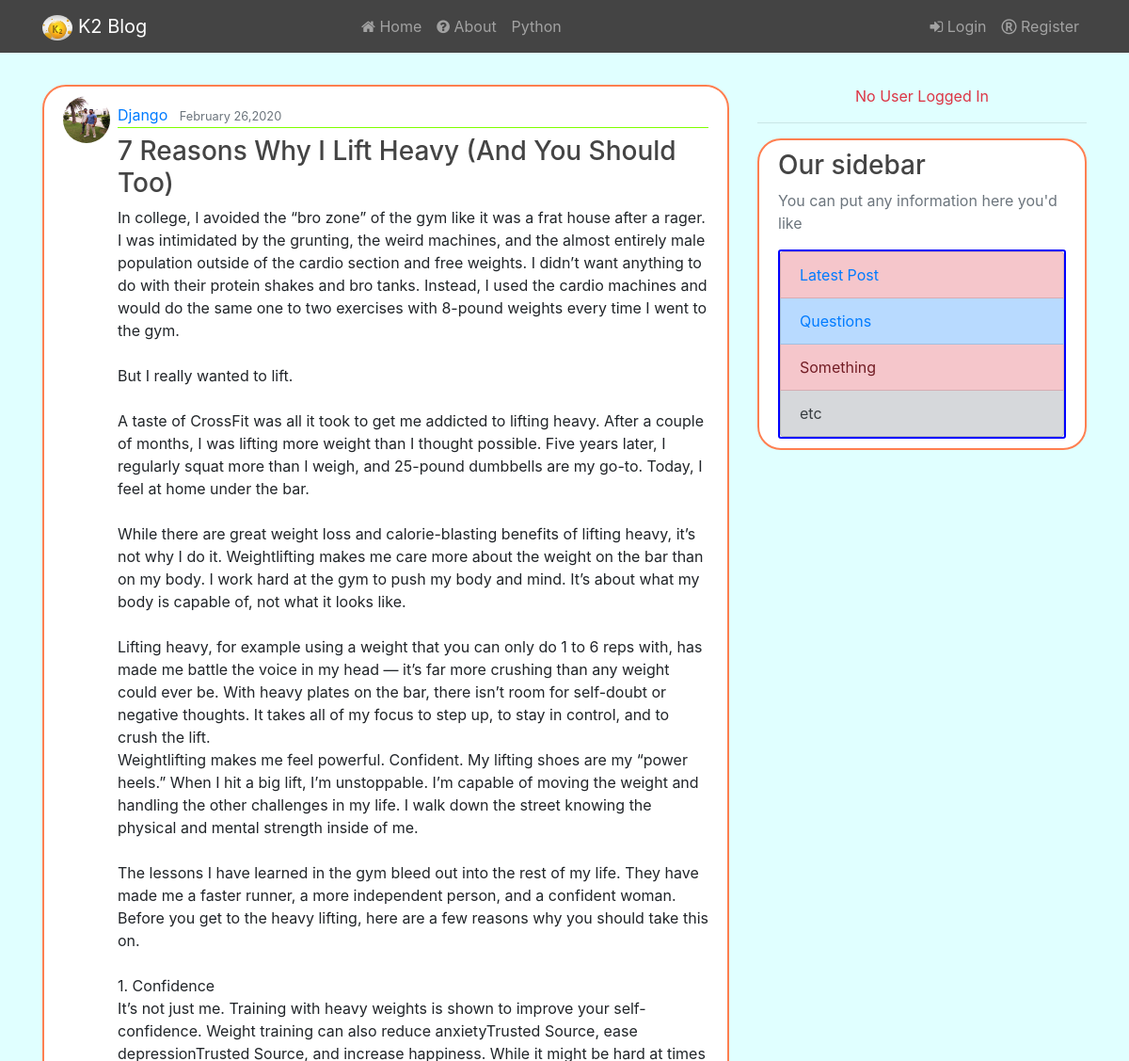
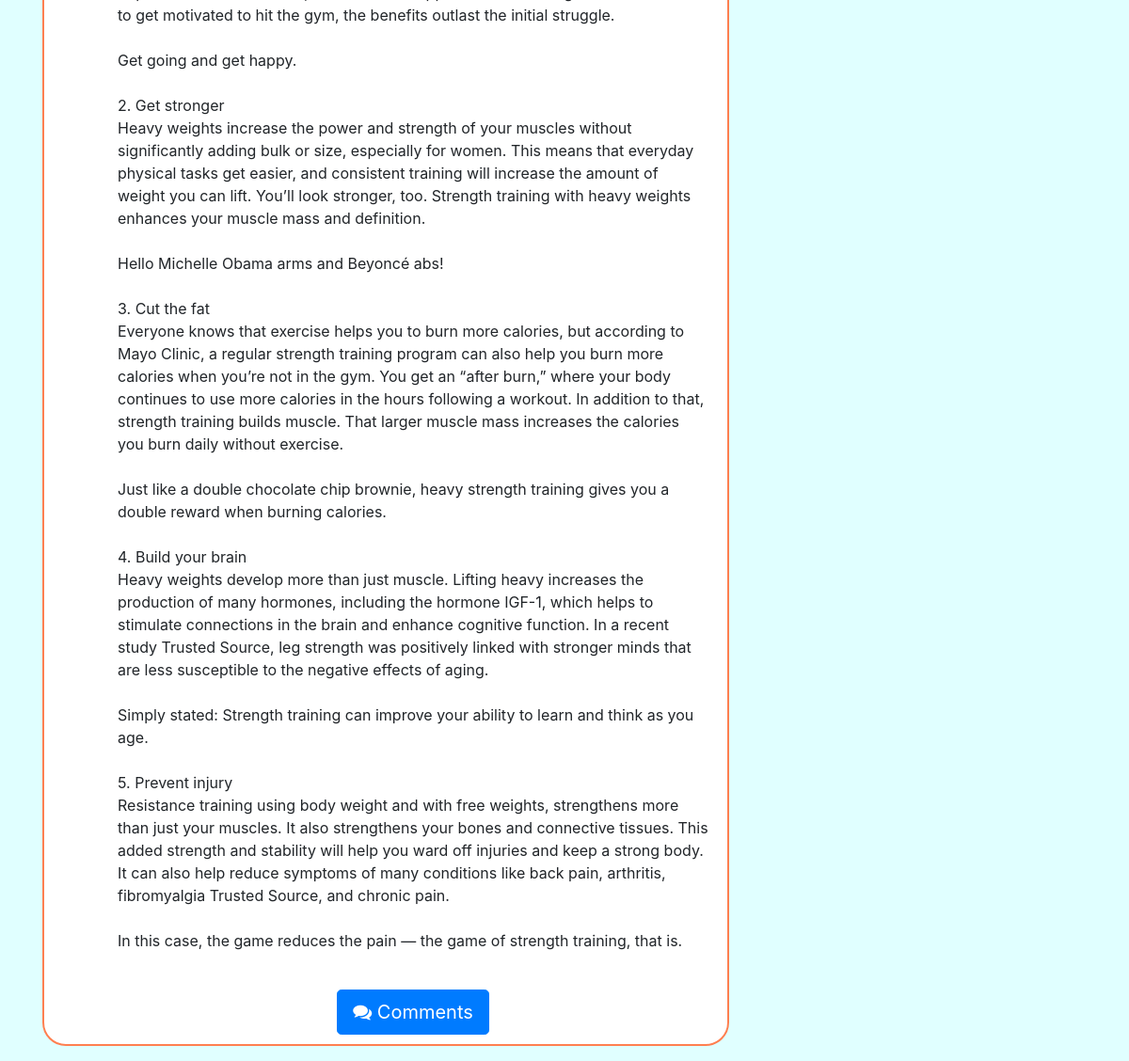
The page /post/19/ on the database its author committed (2 pictures, top to bottom).
### blog/models.py (models this page shows, shortened)
class Post(models.Model):
    title=models.CharField(max_length=100)
    content=models.TextField()
    date_posted=models.DateTimeField(default=timezone.now)
    author=models.ForeignKey(User,on_delete=models.CASCADE)

### users/models.py (models this page shows, shortened)
class Profile(models.Model):
    user=models.OneToOneField(User,on_delete=models.CASCADE)
    image=models.ImageField(default="profile_pics/default.png",upload_to="profile_pics")

### blog/views.py (the view)
# urls.py: path('post/<int:pk>/',views.PostDetailView.as_view(),name="post-detail"),
class PostDetailView(DetailView):
    model = Post
    template_name = 'blog/post_detail.html'
    context_object_name = 'post'

### templates/blog/post_detail.html (shortened to what this page needs)
{% extends 'blog/base.html' %}
{% block content %}
    <article class="media content-section" id="box">
        <img class="rounded-circle account-img mr-2" src="{{object.author.profile.image.url}}" width="50" height="50">
        <div class="media-body">
            <div class="article-metadata mb-2 mt-2">
                <a class="mr-2" href="{% url 'user-posts' object.author.username %}">{{object.author}}</a>
                <small class="text-muted">{{object.date_posted|date:'F d,Y'}}</small>
            </div>
            <h3>{{object.title}}</h3>
            <p class="article-content">{{object.content}}</p>
            <br>
            <div class="text-center">
                <a href="{% url 'comments' object.id %}" class="btn btn-primary btn-lg"><i class="fa fa-comments" aria-hidden="true"></i>&nbsp;Comments</a>
            </div>
        </div>
    </article>
{% endblock %}

### static/blog/main.css (style rules this page uses)
body { margin-top:90px; background-color:lightcyan; }
h1,h2,h3,h4,h5,h6 { color:#444444; }
.content-section { background:#ffffff; padding:10px 20px; border:2px solid coral; border-radius:25px; margin-bottom:20px; }
.article-content { white-space:pre-line; }
.article-metadata { padding-bottom:1px; margin-bottom:4px; border-bottom:1px solid chartreuse; }

### rows shown on the page
Post: author.profile.image (picture), author "Django", date_posted "February 26,2020", title "7 Reasons Why I Lift Heavy (And You Should Too)", content "In college, I avoided the “bro zone” of the gym like it was a frat house after a rager. I was intimidated by the grunting, the weird machines, and the almost entirely male population outside of the cardio section and free weights. I didn’t want anything to do with their protein shakes and bro tanks. Instead, I used the cardio machines and would do the same one to two exercises with 8-pound weights every time I went to the gym. But I really wanted to lift. A taste of CrossFit was all it took to get me addicted to lifting heavy. After a couple of months, I was lifting more weight than I thought possible. Five years later, I regularly squat more than I weigh, and 25-pound dumbbells are my…"
